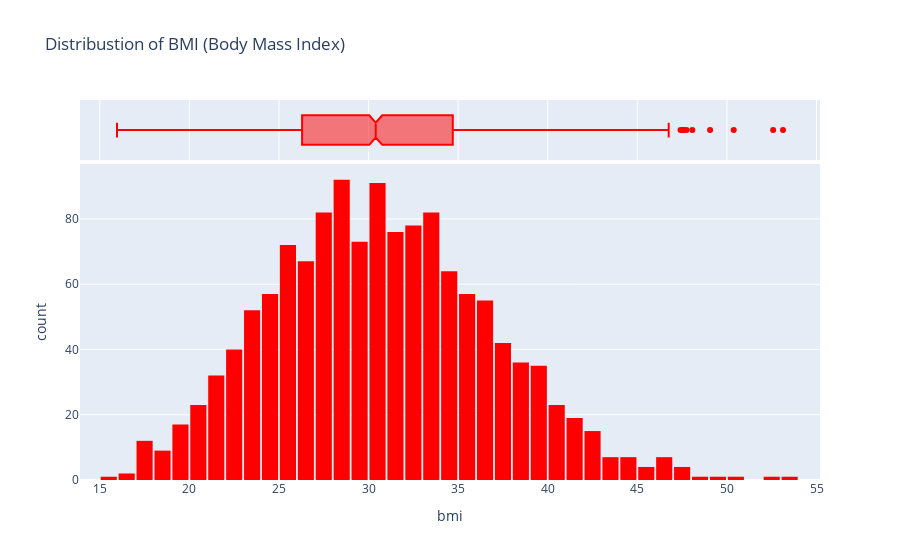

Notebook code for this chart:
### Markdown cell above
### Body Mass Index

Let's look at the distribution of BMI (Body Mass Index) of customers, using a histogram and box plot.

### Code cell
fig = px.histogram(df,
                    x='bmi',
                    marginal='box',
                    color_discrete_sequence=['red'],
                    title='Distribustion of BMI (Body Mass Index)')

fig.update_layout(bargap=0.1)
fig.show()

### Figure 1 — Plotly figure (JSON) as saved in the notebook; plotly's stock layout.template omitted (floating-point values rounded to 4 significant figures; data arrays with more than 128 entries replaced by an {"elided": "..."} marker saying what was removed)
{"data": [{"alignmentgroup": "True", "bingroup": "x", "hovertemplate": "bmi=%{x}<br>count=%{y}<extra></extra>", "legendgroup": "", "marker": {"color": "red", "pattern": {"shape": ""}}, "name": "", "offsetgroup": "", "orientation": "v", "showlegend": false, "type": "histogram", "x": {"elided": "1338 float values"}, "xaxis": "x", "yaxis": "y"}, {"alignmentgroup": "True", "hovertemplate": "bmi=%{x}<extra></extra>", "legendgroup": "", "marker": {"color": "red"}, "name": "", "notched": true, "offsetgroup": "", "showlegend": false, "type": "box", "x": {"elided": "1338 float values"}, "xaxis": "x2", "yaxis": "y2"}], "layout": {"bargap": 0.1, "barmode": "relative", "legend": {"tracegroupgap": 0}, "title": {"text": "Distribustion of BMI (Body Mass Index)"}, "xaxis": {"anchor": "y", "domain": [0, 1], "title": {"text": "bmi"}}, "xaxis2": {"anchor": "y2", "domain": [0, 1], "matches": "x", "showgrid": true, "showticklabels": false}, "yaxis": {"anchor": "x", "domain": [0, 0.8316], "title": {"text": "count"}}, "yaxis2": {"anchor": "x2", "domain": [0.8416, 1], "matches": "y2", "showgrid": false, "showline": false, "showticklabels": false, "ticks": ""}}}
